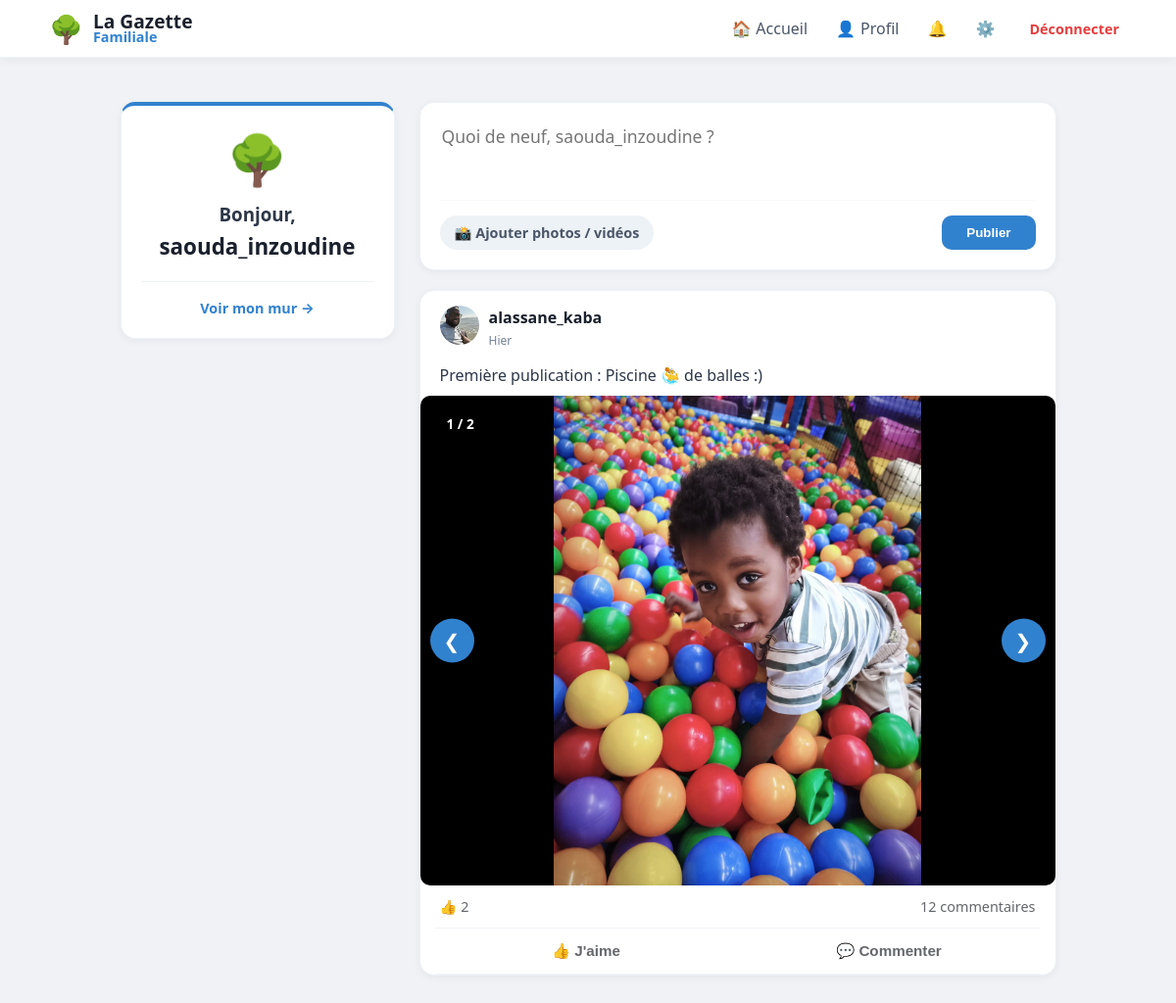
Screenshot of /post/1 (signed in) with the database file from the repository.
### tables this page shows
CREATE TABLE posts (
                id INTEGER PRIMARY KEY AUTOINCREMENT, 
                username TEXT, 
                content TEXT, 
                likes INTEGER DEFAULT 0, 
                image TEXT,
                created_at DATETIME DEFAULT CURRENT_TIMESTAMP
            );

CREATE TABLE users (
                id INTEGER PRIMARY KEY AUTOINCREMENT, 
                email TEXT UNIQUE, 
                firstname TEXT, 
                lastname TEXT, 
                username TEXT UNIQUE, 
                password TEXT, 
                avatar TEXT,
                cover TEXT,
                bio TEXT,
                is_approved INTEGER DEFAULT 0,
                is_admin INTEGER DEFAULT 0
            );

CREATE TABLE post_medias (
                        id INTEGER PRIMARY KEY AUTOINCREMENT,
                        post_id INTEGER,
                        filename TEXT,
                        file_type TEXT, -- 'image' ou 'video'
                        FOREIGN KEY (post_id) REFERENCES posts (id) ON DELETE CASCADE
                    );

### app.py (the view)
@app.route("/post/<int:post_id>")
@login_required
def view_post(post_id):
    with get_db() as db:
        post_query = db.execute("""
            SELECT posts.*, users.avatar AS user_avatar,
                (SELECT COUNT(*) FROM reactions WHERE post_id=posts.id AND type='thumb') as thumbs,
                (SELECT COUNT(*) FROM reactions WHERE post_id=posts.id AND type='heart') as hearts
            FROM posts
            JOIN users ON posts.username = users.username
            WHERE posts.id = ?
        """, (post_id,)).fetchone()
        if not post_query:
            flash("Ce post n'existe plus.", "warning")
            return redirect(url_for('home'))
        post = dict(post_query)
        medias = db.execute("SELECT * FROM post_medias WHERE post_id = ?", (post_id,)).fetchall()
        post['medias'] = medias
        comments_query = db.execute("""
            SELECT comments.*, users.avatar AS comm_avatar,
                (SELECT COUNT(*) FROM comment_reactions WHERE comment_id = comments.id) as like_count
            FROM comments
            JOIN users ON comments.username = users.username
            WHERE post_id = ?
            ORDER BY created_at ASC
        """, (post_id,)).fetchall()
        comments = [dict(row) for row in comments_query]
    return render_template("home.html", posts=[post], comments=comments)

### app.py (called while the page is built)
def get_db():
    db = sqlite3.connect("database.db")
    db.row_factory = sqlite3.Row
    return db

def login_required(f):
    @wraps(f)
    def decorated_function(*args, **kwargs):
        if "user" not in session:
            flash("Veuillez vous connecter pour accéder à cette page.", "info")
            return redirect("/login")
        return f(*args, **kwargs)
    return decorated_function

@app.context_processor
def inject_global_stats():
    stats = {'total_users': 0, 'total_posts': 0}
    if session.get('user'):
        db = get_db()
        u_count = db.execute("SELECT COUNT(*) FROM users WHERE is_approved = 1").fetchone()[0]
        p_count = db.execute("SELECT COUNT(*) FROM posts").fetchone()[0]
        stats = {'total_users': u_count, 'total_posts': p_count}
    return stats

@app.context_processor
def inject_pending_count():
    if session.get('is_admin'):
        db = get_db()
        count = db.execute("SELECT COUNT(*) as total FROM users WHERE is_approved = 0").fetchone()
        return {'pending_count': count['total']}
    return {'pending_count': 0}

@app.context_processor
def inject_notifications_count():
    if session.get('user'):
        db = get_db()
        count = db.execute("SELECT COUNT(*) FROM notifications WHERE username = ? AND is_read = 0",
                           (session['user'],)).fetchone()[0]
        return {'unread_count': count}
    return {'unread_count': 0}

@app.template_filter('relative_time')
def relative_time(date_str):
    if not date_str:
        return "Date inconnue"
    past = datetime.strptime(date_str, '%Y-%m-%d %H:%M:%S')
    now = datetime.now(timezone.utc).replace(tzinfo=None)
    diff = now - past
    if diff.days == 0:
        if diff.seconds < 60:
            return "À l'instant"
        if diff.seconds < 3600:
            return f"Il y a {diff.seconds // 60} min"
        return f"Il y a {diff.seconds // 3600} h"
    if diff.days == 1:
        return "Hier"
    if diff.days < 7:
        return f"Il y a {diff.days} jours"
    return past.strftime('%d/%m/%Y')

### templates/home.html (shortened to what this page needs)
{% extends "base.html" %}
{% block content %}
<aside class="sidebar">
    <div class="post-card" style="text-align: center; border-top: 4px solid #3182ce;">
        {% if session.get("user") %}
        <div style="font-size: 50px; margin-bottom: 10px;">🌳</div>
        <h3 style="margin: 0; color: #2d3748;">Bonjour,</h3>
        <h2 style="margin: 5px 0; color: #1a202c; font-size: 1.4em;">{{ session['user'] }}</h2>
        <div style="margin-top: 20px; padding-top: 15px; border-top: 1px solid #edf2f7;">
            <a href="{{ url_for('profile', username=session['user']) }}" style="text-decoration: none; color: #3182ce; font-weight: 700; font-size: 0.9em;">Voir mon mur →</a>
        </div>
        {% else %}
        <p style="color: #718096;">Connectez-vous pour participer.</p>
        <a href="/login" style="display: inline-block; background: #3182ce; color: white; padding: 10px 20px; border-radius: 10px; text-decoration: none; font-weight: bold;">Se connecter</a>
        {% endif %}
    </div>
</aside>
<main class="feed">
    {% if session.get("user") %}
    <div class="post-card">
        <form method="POST" action="/post" enctype="multipart/form-data">
            <textarea name="content" placeholder="Quoi de neuf, {{ session['user'] }} ?" required style="width: 100%; border: none; outline: none; resize: none; font-size: 1.1em; font-family: inherit; min-height: 60px; margin-bottom: 10px;"></textarea>
            <div style="display: flex; justify-content: space-between; align-items: center; border-top: 1px solid #f7fafc; padding-top: 15px;">
                <label style="cursor: pointer; color: #4a5568; display: flex; align-items: center; gap: 8px; font-weight: 600; font-size: 0.9em; background: #edf2f7; padding: 8px 15px; border-radius: 20px;">
                    <span>📸 Ajouter photos / vidéos</span>
                </label>
                <button type="submit" style="background: #3182ce; color: white; padding: 10px 25px; border: none; border-radius: 10px; font-weight: 700; cursor: pointer;">Publier</button>
            </div>
        </form>
    </div>
    {% endif %}
    {% for post in posts %}
    <div class="post-card" style="padding: 0; overflow: hidden; margin-bottom: 20px;">
        <div style="padding: 15px 20px; display: flex; justify-content: space-between; align-items: center;">
            <div style="display: flex; align-items: center; gap: 10px;">
                <a href="{{ url_for('profile', username=post['username']) }}">
                    <img src="{{ url_for('static', filename='avatars/' + (post['user_avatar'] if post['user_avatar'] else 'default.png')) }}" style="width: 40px; height: 40px; border-radius: 50%; object-fit: cover;">
                </a>
                <div>
                    <a href="{{ url_for('profile', username=post['username']) }}" style="text-decoration: none;">
                        <strong style="display: block; color: #1a202c;">{{ post['username'] }}</strong>
                    </a>
                    <span class="live-date" data-time="{{ post['created_at'] }}" style="font-size: 0.75em; color: #718096;">{{ post['created_at'] | relative_time }}</span>
                </div>
            </div>
        </div>
        <div style="padding: 0 20px 10px 20px; white-space: pre-wrap; color: #2d3748;">{{ post['content'] }}</div>
        {% if post.medias %}
        <div class="carousel-container" id="carousel-{{ post.id }}" style="position: relative; background: #000; display: flex; align-items: center; justify-content: center; min-height: 300px;">
            {% if post.medias|length > 1 %}
            <div class="carousel-counter" style="position: absolute; top: 15px; left: 15px; background: rgba(0,0,0,0.6); color: white; padding: 4px 12px; border-radius: 20px; font-size: 0.85em; z-index: 10; font-weight: bold;">
                <span class="current">1</span> / {{ post.medias|length }}
            </div>
            <button class="prev" onclick="moveSlide('{{ post.id }}', -1)" style="position: absolute; left: 10px; background: rgba(255,255,255,0.3); border: none; color: white; font-size: 20px; padding: 10px; border-radius: 50%; cursor: pointer; z-index: 5;">&#10094;</button>
            <button class="next" onclick="moveSlide('{{ post.id }}', 1)" style="position: absolute; right: 10px; background: rgba(255,255,255,0.3); border: none; color: white; font-size: 20px; padding: 10px; border-radius: 50%; cursor: pointer; z-index: 5;">&#10095;</button>
            {% endif %}
            <div class="carousel-items" style="width: 100%;">
                {% for media in post.medias %}
                <div class="carousel-item {% if loop.first %}active{% endif %}" style="display: {% if loop.first %}block{% else %}none{% endif %}; text-align: center;">
                    {% if media.file_type == 'video' %}
                    <video src="{{ url_for('static', filename='uploads/' + media.filename) }}" controls style="max-width: 100%; max-height: 500px; display: block; margin: 0 auto;"></video>
                    {% else %}
                    <img src="{{ url_for('static', filename='uploads/' + media.filename) }}" class="zoomable" onclick="openLightbox(this.src)" style="cursor: zoom-in;">
                    {% endif %}
                </div>
                {% endfor %}
            </div>
        </div>
        {% endif %}
        <div style="display: flex; justify-content: space-between; padding: 12px 20px; font-size: 0.9em; color: #65676b;">
            <div>👍 <span id="thumbs-{{ post['id'] }}">{{ post['thumbs'] }}</span></div>
            <div style="cursor: pointer;" onclick="toggleComments({{ post['id'] }})">
                <span id="comment-count-{{ post['id'] }}">{{ (comments|selectattr('post_id', 'equalto', post['id'])|list|length) }}</span> commentaires
            </div>
        </div>
        <div style="display: flex; border-top: 1px solid #f2f4f7; border-bottom: 1px solid #f2f4f7; margin: 0 15px; padding: 2px 0;">
            <button onclick="react({{ post['id'] }}, 'thumb')" class="action-btn" style="flex: 1; background: none; border: none; padding: 10px; color: #65676b; font-weight: 600; cursor: pointer;">👍 J'aime</button>
            <button onclick="toggleComments({{ post['id'] }})" class="action-btn" style="flex: 1; background: none; border: none; padding: 10px; color: #65676b; font-weight: 600; cursor: pointer;">💬 Commenter</button>
        </div>
    </div>
    {% endfor %}
</main>
{% endblock %}

### static/style.css (style rules this page uses)
body { font-family: 'Segoe UI', system-ui, -apple-system, sans-serif; background: #f0f2f5; margin: 0; color: #1a202c; }
.post-card { background: white; border-radius: 15px; padding: 20px; margin-bottom: 20px; box-shadow: 0 2px 8px rgba(0,0,0,0.05); border: 1px solid #edf2f7; overflow: hidden; }
.action-btn { flex: 1; background: none; border: none; padding: 10px; color: #65676b; font-weight: 600; font-size: 0.95em; cursor: pointer; display: flex; align-items: center; justify-content: center; gap: 8px; transition: background 0.2s; border-radius: 6px; margin: 2px; }
.carousel-container { position: relative; width: 100%; max-height: 500px; background: #000; border-radius: 10px; overflow: hidden; }
.carousel-item { display: none; text-align: center; }
.carousel-item.active { display: block; }
.carousel-item img, .carousel-item video { max-width: 100%; max-height: 500px; }
.prev, .next { width: 45px !important; height: 45px !important; border-radius: 50% !important; position: absolute !important; top: 50% !important; transform: translateY(-50%) !important; z-index: 999 !important; background-color: #3182ce !important; color: white !important; display: flex !important; align-items: center !important; justify-content: center !important; cursor: pointer !important; border: none !important; transition: all 0.3s ease !important; }
.prev { left: 10px !important; }
.next { right: 10px !important; }

### templates/base.html (style rules this page uses)
:root { --bg-color: #f0f2f5; --primary: #3182ce; --text-main: #1a202c; --text-light: #718096; --danger: #e53e3e; --success: #38a169; --info: #3182ce; }
body { background-color: var(--bg-color); margin: 0; font-family: 'Segoe UI', system-ui, -apple-system, sans-serif; }

### templates/home.html (style rules this page uses)
.zoomable { max-width: 100%; max-height: 500px; display: block; margin: 0 auto; transition: transform 0.2s; object-fit: contain; }

### rows the page displays
posts: avatar (picture), username "alassane_kaba", created_at|relative_time "Hier", content "Première publication : Piscine 🤽‍♂️ de balles :)", medias|length "2", thumbs "2", id "12"
post_medias: filename (picture)

### other values shown
{{ session['user'] }} "saouda_inzoudine"
